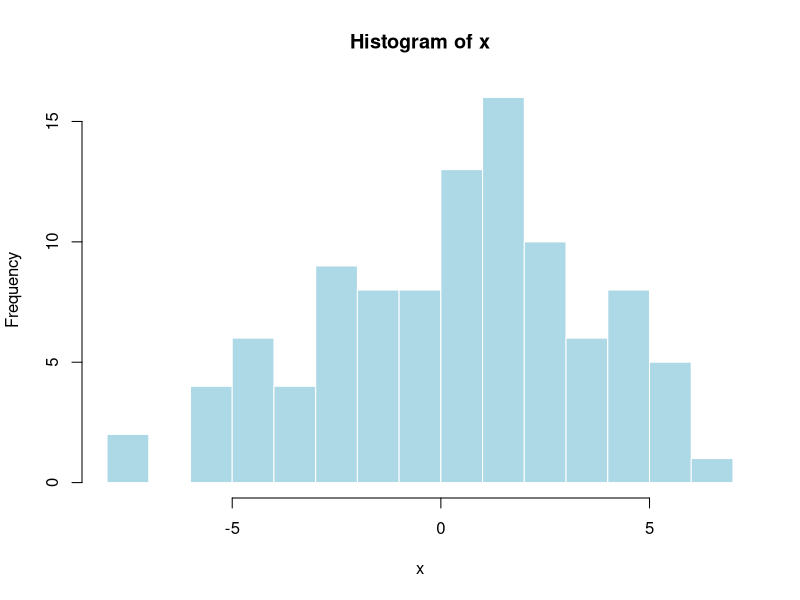
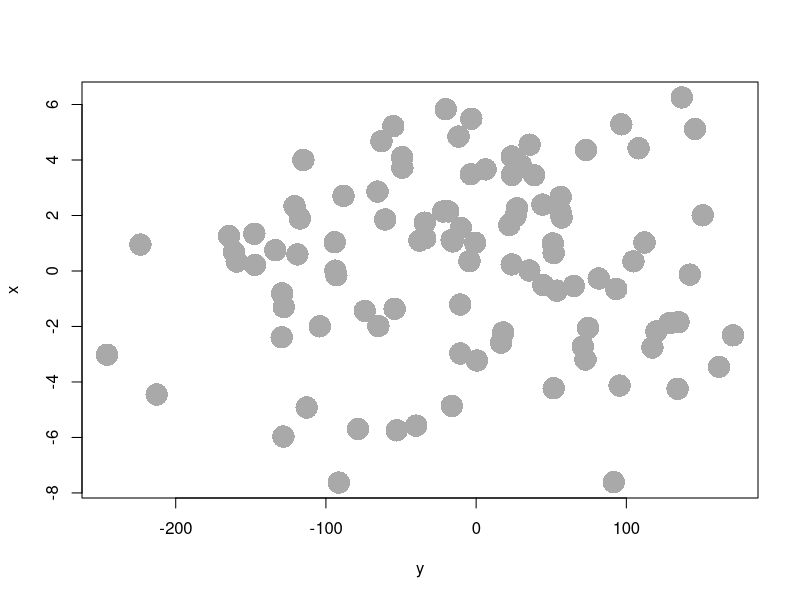

Here is the R script that generated these plots, in order:
## ---- chunk 1
x = rnorm(100,.5,3)
hist(x,breaks=10,col="lightblue",border="white")
## ---- chunk 2
# Echo == F means the code chunk won't render.
y = x + rnorm(100,8,100)
## ---- chunk 3
plot(y,x,pch=16,cex=3,col="darkgrey")
